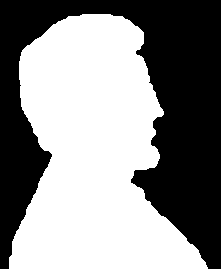
#> input picture Question_6/Lincoln 221x269.tif, 221 x 269 px
$ python 6_c.py
#> lines starting #> are read from the running program, lines starting #| are printed output that depends on the picture; after the words box and inside, x2 and y2 are one past the last pixel; in counts of white or black regions, pixels touching at a corner belong together
#> `image = cv2.imread('./Lincoln 221x269.tif', 0)`: image: shape (269, 221); 54.6% white; 1 black region, box (x1, y1, x2, y2) and area: (0, 0, 221, 269) 26994
import cv2
import numpy as np
import matplotlib.pyplot as plt

def erosion(image, structuring_element):
    hight = image.shape[0]
#> hight = 269
    width = image.shape[1]
#> width = 221
    structuring_element *= 255
#> structuring_element = [[255, 255, 255], [255, 255, 255], [255, 255, 255]]
    kernel_hight = structuring_element.shape[0]
#> kernel_hight = 3
    kernel_width = structuring_element.shape[1]
#> kernel_width = 3
    offset = kernel_hight // 2
#> offset = 1
    result = image.copy()
    for i in range(hight):
        for j in range(width):
            fit = True
            for x in range(-offset, offset + 1):
                for y in range(-offset, offset + 1):
                    if(i+x >= 0 and i+x < hight and j+y >= 0 and j+y < width):
                        if(structuring_element[x + offset, y + offset] and image[i + x, j + y] !=  structuring_element[x + offset, y + offset]):
                            fit = False
                    elif (structuring_element[x + offset, y + offset]):
                        fit = False
            if fit:
                result[i, j] = 255
            else:
                result[i, j] = 0
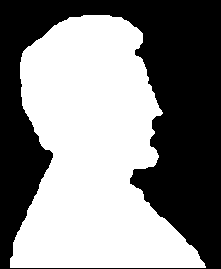
#> result: shape (269, 221); 52.8% white; 1 black region, box (x1, y1, x2, y2) and area: (0, 0, 221, 269) 28074
    return np.uint8(result)

def boundary_extraction(image , structuring_element):
   image_erosion = erosion(image, structuring_element)
   image_boundary = image - image_erosion
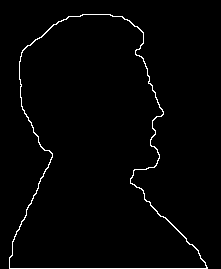
#> image_boundary: shape (269, 221); 1.8% white in thin lines or dots, all inside (x1, y1, x2, y2) = (9, 14, 208, 269)
   return image_boundary

image = cv2.imread('./Lincoln 221x269.tif', 0)
plt.subplot(1,2,1)
plt.imshow(image, cmap='gray')
plt.title('Original Image')

bounday = boundary_extraction(image, np.ones((3, 3)))
plt.subplot(1,2,2)
plt.imshow(bounday, cmap='gray')
plt.title('Boundary Image')
plt.show()
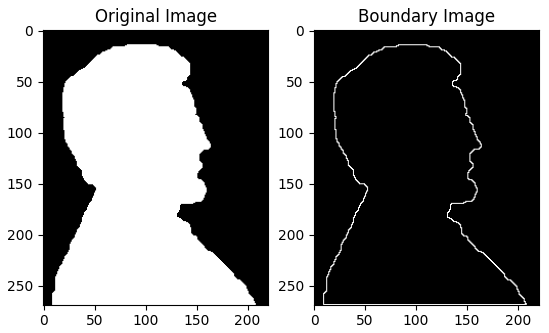
#> figure drawn by matplotlib, 2 panels

$ run again, with Question_6/Noisy Fingerprint 315x238.tif copied over Question_6/Lincoln 221x269.tif
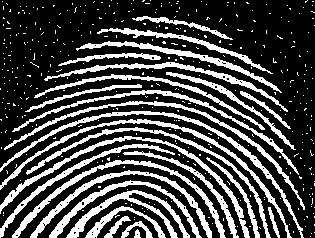
#> input picture Question_6/Noisy Fingerprint 315x238.tif, 315 x 238 px
#> image: shape (238, 315); 28.5% white; 414 white regions (387 under 20 px), largest, box (x1, y1, x2, y2) and area: (0, 111, 304, 238) 1388, (0, 136, 250, 238) 1372, (0, 119, 292, 238) 1337
#> structuring_element = [[255, 255, 255], [255, 255, 255], [255, 255, 255]]
#> after the loop in erosion, `for i in range(hight):`:
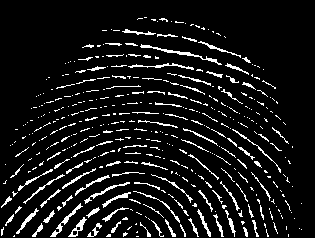
#> result: shape (238, 315); 8.8% white in thin lines or dots, all inside (x1, y1, x2, y2) = (1, 17, 302, 237)
#> image_boundary: shape (238, 315); 19.7% white in thin lines or dots
#> `plt.show()`:
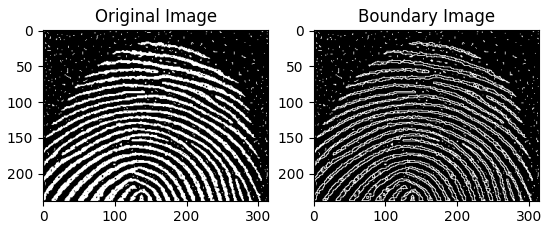
#> figure drawn by matplotlib, 2 panels
